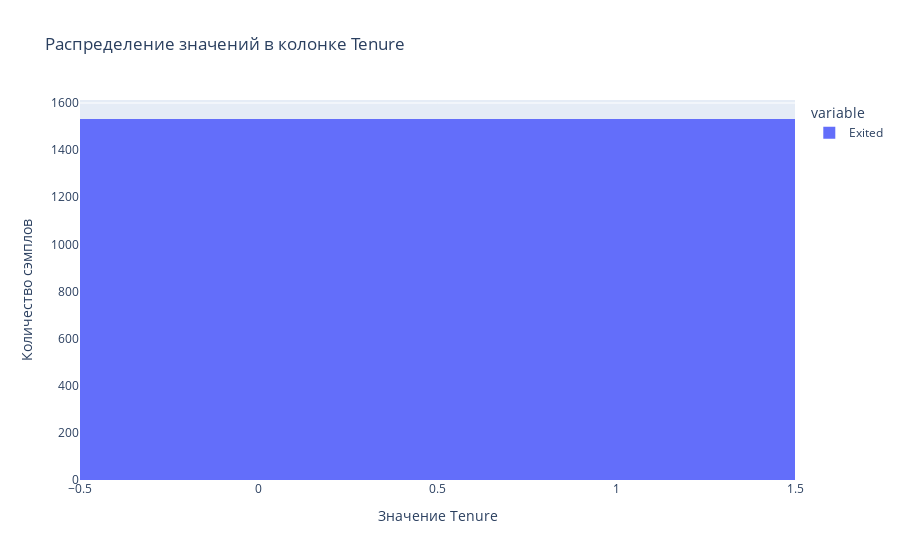

The notebook cell this image was saved under:
### Code cell
fig = px.histogram(
    downsampled_targets,
    title=f"Распределение значений в колонке Tenure"
)

fig.update_layout(
    xaxis_title="Значение Tenure",
    yaxis_title="Количество сэмплов"
)

fig.show()

### Figure 1 — Plotly figure (JSON) as saved in the notebook; plotly's stock layout.template omitted (floating-point values rounded to 4 significant figures; data arrays with more than 128 entries replaced by an {"elided": "..."} marker saying what was removed)
{"data": [{"alignmentgroup": "True", "bingroup": "x", "hovertemplate": "variable=Exited<br>value=%{x}<br>count=%{y}<extra></extra>", "legendgroup": "Exited", "marker": {"color": "#636efa", "pattern": {"shape": ""}}, "name": "Exited", "offsetgroup": "Exited", "orientation": "v", "showlegend": true, "x": {"elided": "3064 int values"}, "xaxis": "x", "yaxis": "y", "type": "histogram"}], "layout": {"xaxis": {"anchor": "y", "domain": [0.0, 1.0], "title": {"text": "Значение Tenure"}}, "yaxis": {"anchor": "x", "domain": [0.0, 1.0], "title": {"text": "Количество сэмплов"}}, "legend": {"title": {"text": "variable"}, "tracegroupgap": 0}, "title": {"text": "Распределение значений в колонке Tenure"}, "barmode": "relative"}}
